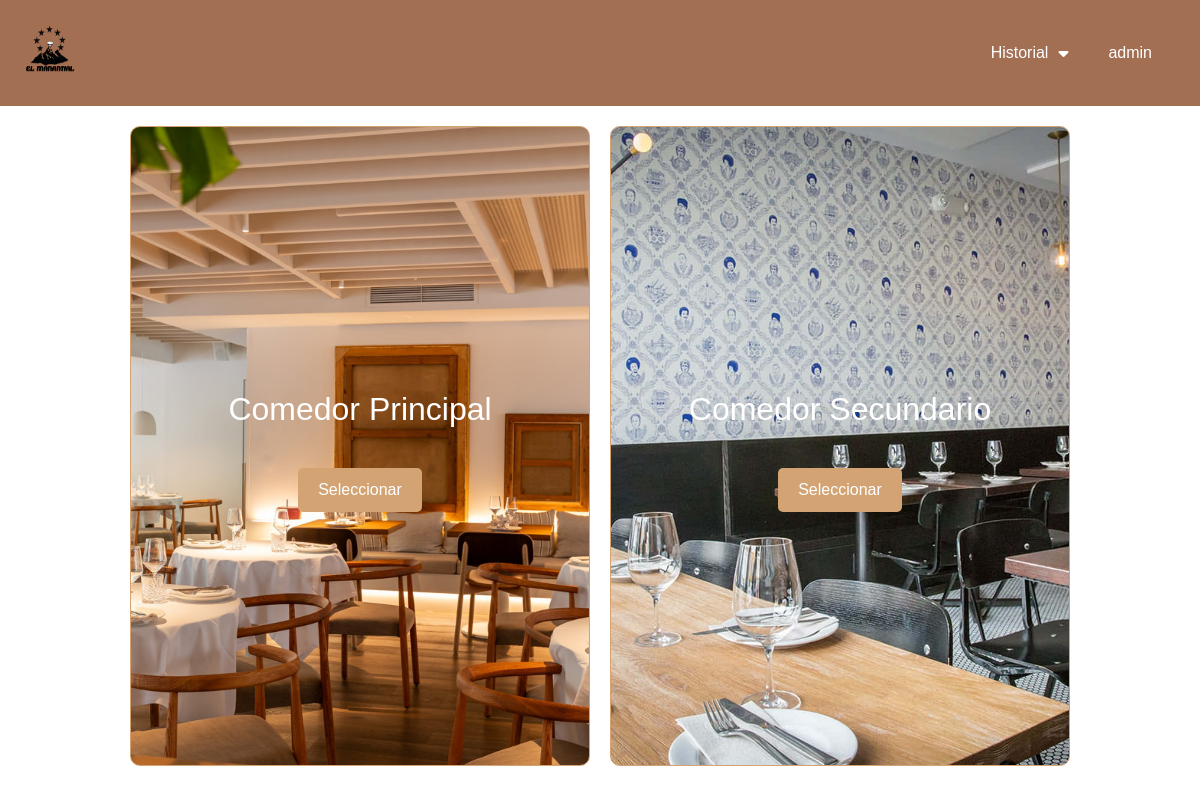
The app's page /procesos/procSalas.php?tipo_sala=Comedor (signed in) with its own data.
### tables this page shows
CREATE TABLE tbl_sala (
    id_sala INT AUTO_INCREMENT PRIMARY KEY,
    nombre_sala VARCHAR(50) NOT NULL,
    id_tipo_sala INT NOT NULL,
    capacidad_total INT NOT NULL,
    num_mesas_sala INT NOT NULL,
    FOREIGN KEY (id_tipo_sala) REFERENCES tbl_tipo_sala(id_tipo_sala)
);

### procesos/procSalas.php (the view, shortened to what this page needs)
<?php
include_once '../db/conexion.php';
$sala_seleccionada = isset($_GET['tipo_sala']) ? htmlspecialchars($_GET['tipo_sala']) : null;
if (isset($sala_seleccionada)) {
    $query = $conexion->prepare("
        SELECT
            tbl_sala.id_sala,
            tbl_sala.nombre_sala,
            tbl_tipo_sala.tipo_sala
        FROM
            tbl_sala
        INNER JOIN
            tbl_tipo_sala
        ON
            tbl_sala.id_tipo_sala = tbl_tipo_sala.id_tipo_sala
        WHERE
            tbl_tipo_sala.tipo_sala = :tipo_sala
    ");
    $query->bindParam(':tipo_sala', $sala_seleccionada);
    $query->execute();
    $salas = $query->fetchAll(PDO::FETCH_ASSOC);
}
?>
<html lang="en">
<head>
    <link href="https://cdnjs.cloudflare.com/ajax/libs/font-awesome/6.0.0-beta3/css/all.min.css" rel="stylesheet">
    <link href="https://cdn.jsdelivr.net/npm/bootstrap@5.3.3/dist/css/bootstrap.min.css" rel="stylesheet"
>
    <link rel="stylesheet" href="../css/elige_sala.css">
    <link rel="stylesheet" href="../css/dashboard.css">
</head>
<body>
    <div class="navbar">
        <a href="../index.php">
            <img src="../img/icon.png" class="icon" alt="Icono">
        </a>
        <a href="./historial.php" class="right-link">Historial</a>
        <div class="user-info">
            <div class="dropdown">
                <i class="fas fa-caret-down" style="font-size: 16px; margin-right: 10px;"></i>
            </div>
            <span><?php echo $_SESSION['username']; ?></span>
        </div>
    </div>
    <form action="./gestion_salas.php" method="post" class="options">
        <?php
        foreach ($salas as $index => $sala) {
            $tipo_sala = $sala['tipo_sala'];
            $nombre_sala = $sala['nombre_sala'];
            $id_sala = $sala['id_sala'];
            $background_class = '';
            switch ($tipo_sala) {
                case 'Comedor':
                    $background_class = 'comedor' . (($index % 3) + 1);
                    break;
            }
            ?>
            <div class="option <?php echo htmlspecialchars($background_class); ?>">
                <h2><?php echo htmlspecialchars($nombre_sala); ?></h2>
                <div class="button-container">
                    <button type="submit" name="sala" value="<?php echo htmlspecialchars($id_sala); ?>"
                        class="select-button">
                        Seleccionar
                    </button>
                </div>
            </div>
        <?php } ?>
    </form>
</body>
</html>

### css/elige_sala.css (style rules this page uses)
body { font-family: Arial, sans-serif; margin: 0; padding: 0; height: 100vh; }
.navbar { background-color: #a36f53; color: #fff; padding: 8px; display: flex; justify-content: space-between; align-items: center; }
.icon { height: 60px; width: 40px; }
.navbar .user-info { display: flex; align-items: center; margin-right: 20px; }
.navbar .user-info span { margin-left: 40px; margin-right: 20px; }
.dropdown i { margin-right: 25px; }
.dropdown { position: relative; display: inline-block; margin-right: 20px; }
.options { display: flex; justify-content: space-between; margin: 20px auto; width: 80%; height: 75%; }
.option { flex: 1; margin: 0 10px; padding: 20px; text-align: center; border: 1px solid #ccc; background-size: cover; background-position: center; color: white; display: flex; flex-direction: column; justify-content: center; height: 100%; border: none; border-radius: 10px; border: 1px solid #d4a373; border-radius: 10px; transition: border-color 0.3s ease, box-shadow 0.3s ease; }
.option h2 { margin: 0; padding: 10px; text-decoration: none; }
.button-container { margin-top: 30px; display: flex; justify-content: center; }
.option .select-button { padding: 10px 20px; border: none; background-color: #d4a373; color: white; cursor: pointer; border-radius: 5px; text-decoration: none; display: inline-block; transition: background-color 0.3s; }
.option.comedor1 { background-image: url('../img/salas/comedor2.jpeg'); }
.option.comedor2 { background-image: url('../img/salas/comedor3.jpeg'); }

### css/dashboard.css (style rules this page uses)
body { font-family: Arial, sans-serif; margin: 0; padding: 0; height: 100vh; }
.navbar { background-color: #a36f53; color: #fff; padding: 8px; display: flex; justify-content: space-between; align-items: center; }
.icon { height: 90px; width: 85px; }
.navbar .user-info { display: flex; align-items: center; }
.navbar .user-info span { margin-left: 10px; }
.right-link { margin-left: auto; text-decoration: none; color: white; font-size: 16px; }
.dropdown { position: relative; display: inline-block; margin-left: 10px; }
.dropdown i { margin-right: 10px; }
.options { display: flex; justify-content: space-between; margin: 20px auto; width: 80%; height: 80%; }
.option { flex: 1; margin: 0 10px; padding: 20px; text-align: center; color: white; display: flex; flex-direction: column; justify-content: center; border-radius: 10px; border: 1px solid #d4a373; transition: border-color 0.3s ease, box-shadow 0.3s ease; }
.option h2 { margin: 0; padding: 10px; }
.button-container { margin-top: 30px; display: flex; justify-content: center; }
.option .select-button { padding: 10px 20px; border: none; background-color: #d4a373; color: white; cursor: pointer; border-radius: 5px; text-decoration: none; display: inline-block; transition: background-color 0.3s; }

### records on screen
tbl_sala: shows a picture, nombre_sala "Comedor Principal", $id_sala 4 (drawn)
tbl_sala: shows a picture, nombre_sala "Comedor Secundario", $id_sala 5 (drawn)

### other values on screen
$_SESSION['username'] "admin"
